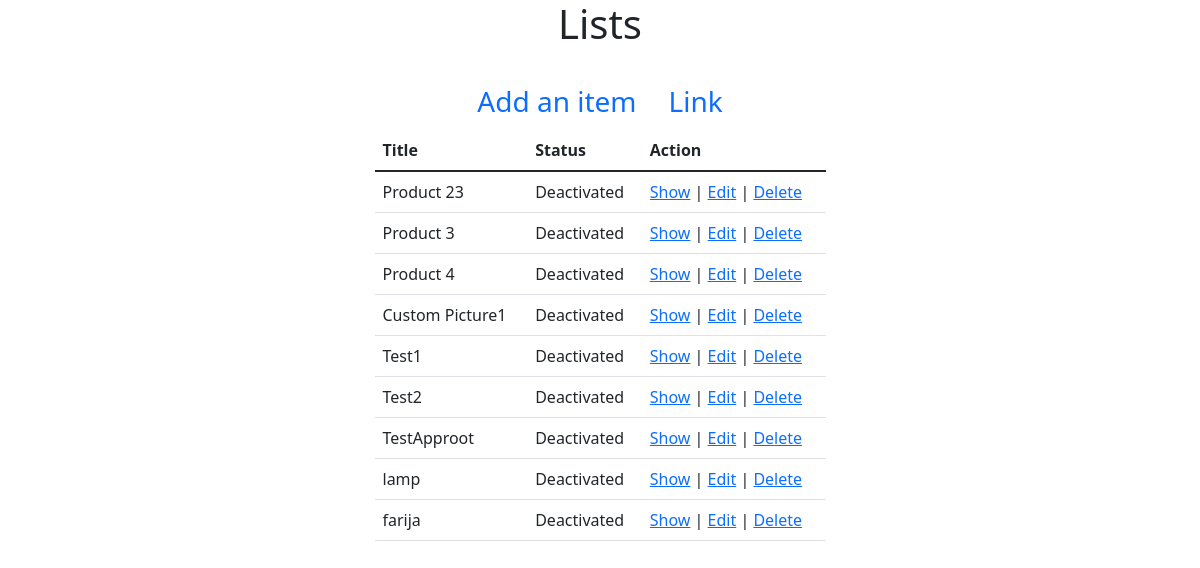
Before: /admin/Products/index.php with the older database file.
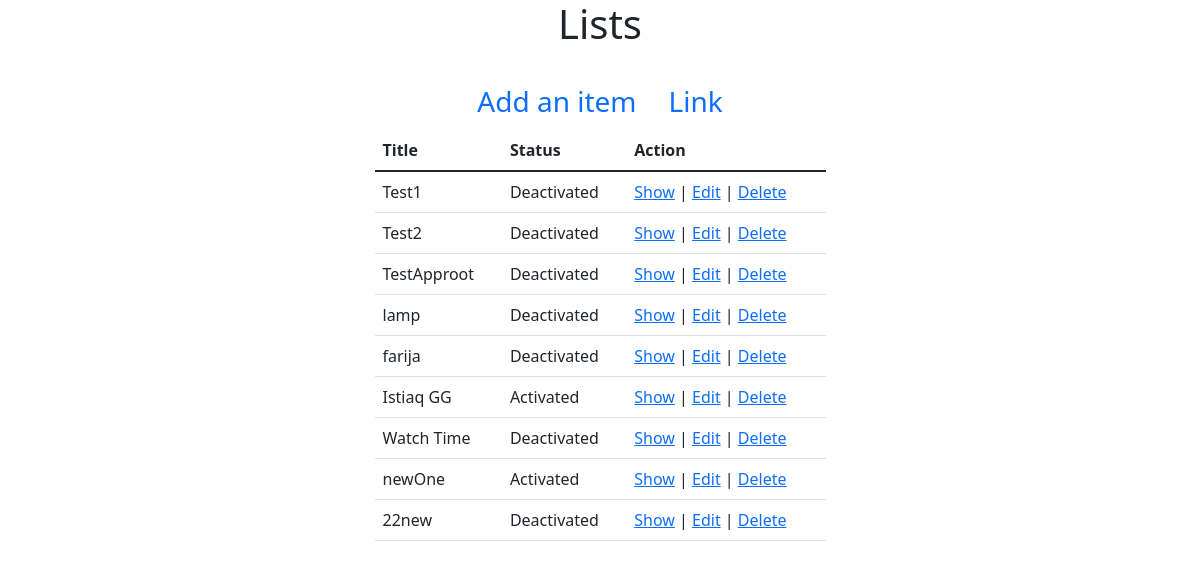
After: the same page with the newer database file.
### tables this page shows
CREATE TABLE `product` (
  `id` int(11) NOT NULL,
  `title` varchar(255) NOT NULL,
  `created_at` datetime NOT NULL DEFAULT CURRENT_TIMESTAMP,
  `modified_at` datetime NOT NULL DEFAULT CURRENT_TIMESTAMP,
  `picture` varchar(255) DEFAULT NULL,
  `is_active` tinyint(4) NOT NULL DEFAULT '0'
);

### admin/Products/index.php (the view, shortened to what this page needs)
<?php
$conn = new PDO("mysql:host=localhost;dbname=ecommerce",
    'root', '');
$conn->setAttribute(PDO::ATTR_ERRMODE,
    PDO::ERRMODE_EXCEPTION);
$query = "SELECT * FROM `product`";
$stmt = $conn->prepare($query);
$result = $stmt->execute();
$products = $stmt->fetchAll();
?>
<!doctype html>
<html lang="en">
<head>
    <link href="https://cdn.jsdelivr.net/npm/bootstrap@5.1.3/dist/css/bootstrap.min.css" rel="stylesheet">
</head>
<body>
<section>
    <div class="container">
        <div class="row justify-content-center">
            <div class="col-md-5">
                <h1 class="text-center mb-4">Lists</h1>
                <ul class="nav justify-content-center fs-3">
                    <li class="nav-item">
                        <a class="nav-link active" aria-current="page" href="create.php">
                            Add an item
                        </a>
                    </li>
                    <li class="nav-item">
                        <a class="nav-link" href="#">Link</a>
                    </li>
                </ul>
                <table class="table">
                    <thead>
                    <tr>
                        <th scope="col">Title</th>
                        <th scope="col">Status</th>
                        <th scope="col">Action</th>
                    </tr>
                    </thead>
                    <tbody>
                    <?php
                    if (count($products) > 0):
                    foreach ($products as $product):
                    ?>
                    <tr>
                        <td><?= $product['title']?></td>
                        <td><?= $product['is_active'] ? 'Activated' : 'Deactivated'?></td>
                        <td><a href="show.php?id=<?=$product['id'];?>">Show</a>
                            |
                            <a href="edit.php?id=<?=$product['id'];?>">Edit</a>
                            |
                            <a href="delete.php?id=<?=$product['id'];?>"
                            onclick="return confirm('Are you sure you want to delete?')">
                                Delete
                            </a>
                        </td>
                    </tr>
                    <?php
                    endforeach;
                    endif;
                    ?>
                    </tbody>
                </table>
            </div>
        </div>
    </div>
</section>
</body>
</html>

Changed rows visible on the page:
removed product: title "Product 23", is_active "Deactivated"
removed product: title "Product 3", is_active "Deactivated"
removed product: title "Product 4", is_active "Deactivated"
removed product: title "Custom Picture1", is_active "Deactivated"
added product: title "Istiaq GG", is_active "Activated"
added product: title "Watch Time", is_active "Deactivated"
added product: title "newOne", is_active "Activated"
added product: title "22new", is_active "Deactivated"
